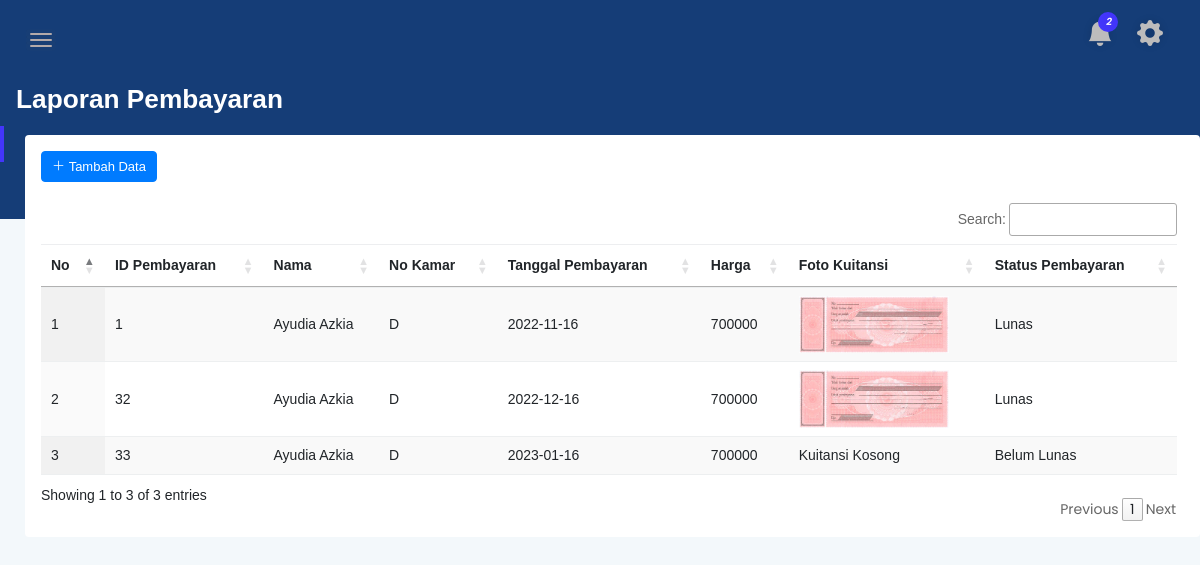
Page /admin/report.php (signed in) on the earlier database version.
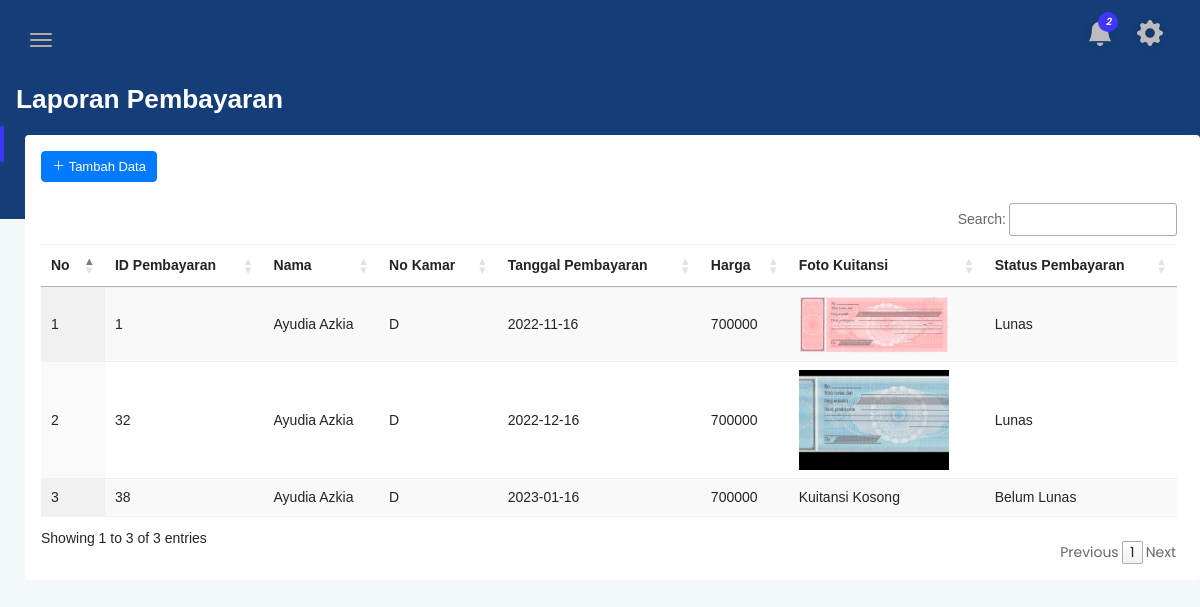
Same page on the later database version.
### tables this page shows
CREATE TABLE `pembayaran` (
  `id_pembayaran` int(255) UNSIGNED NOT NULL,
  `id_user` int(255) UNSIGNED DEFAULT NULL,
  `kamar` char(255) NOT NULL,
  `tgl_pembayaran` date NOT NULL,
  `harga_kamar` varchar(255) NOT NULL,
  `foto_kuitansi` varchar(255) NOT NULL,
  `status_pembayaran` enum('Lunas','Belum Lunas') NOT NULL DEFAULT 'Belum Lunas'
);

CREATE TABLE `akun` (
  `id_user` int(255) UNSIGNED NOT NULL,
  `firstname` varchar(255) NOT NULL,
  `lastname` varchar(255) NOT NULL,
  `username` varchar(255) NOT NULL,
  `pass` varchar(255) NOT NULL,
  `no_hp` varchar(255) NOT NULL,
  `alamat` varchar(255) NOT NULL,
  `tgl_masuk` date DEFAULT NULL,
  `foto_profile` varchar(255) NOT NULL,
  `asal_kampus` varchar(255) NOT NULL,
  `hak_akses` char(1) NOT NULL DEFAULT '1',
  `no_kamar` char(255) NOT NULL DEFAULT 'Kosong',
  `status` enum('Aktif','Tidak Aktif','Super Admin','Admin') NOT NULL DEFAULT 'Tidak Aktif'
);

### admin/method/pembayaran/ViewDataPembayaran.php (the view, shortened to what this page needs)
<?php
include 'database/config.php';
$sql = "SELECT * FROM `pembayaran` JOIN akun ON pembayaran.id_user = akun.id_user JOIN kamar ON akun.no_kamar = kamar.no_kamar;";
$count = 1;
$hasil = mysqli_query($conn, $sql);
while ($data = mysqli_fetch_array($hasil, MYSQLI_ASSOC)) {
?>
    <tr>
        <td>
            <?php echo $count++; ?>
        </td>
        <td>
            <?php echo $data['id_pembayaran']; ?>
        </td>
        <td>
            <?php echo $data['firstname'], " ", $data['lastname']; ?>
        </td>
        <td>
            <?php echo $data['kamar']; ?>
        </td>
        <td>
            <?php echo $data['tgl_pembayaran']; ?>
        </td>
        <td>
            <?php echo $data['harga_kamar']; ?>
        </td>
        <td align="">
            <?php
            if (empty($data['foto_kuitansi'])) {
                echo 'Kuitansi Kosong';
            } else {
            ?>
                <a href="#" data-toggle="modal" data-target="#showgambar<?php echo $data['id_pembayaran']; ?>">
                    <img src="../file/kuitansi/<?php echo $data['foto_kuitansi']; ?>" alt="..." width="150px">
                </a>
            <?php
            }
            ?>
        </td>
        <td>
            <?php echo $data['status_pembayaran']; ?>
        </td>
    </tr>
<?php
}
?>

### admin/report.php (shortened to what this page needs)
<!doctype html>
<html class="no-js" lang="en">
<head>
    <link href="https://cdn.jsdelivr.net/npm/bootstrap@5.2.3/dist/css/bootstrap.min.css" rel="stylesheet">
    <link rel="stylesheet" href="https://cdn.jsdelivr.net/npm/bootstrap-icons@1.10.2/font/bootstrap-icons.css">
    <link rel="stylesheet" href="css/bootstrap.min.css">
    <link rel="stylesheet" href="css/font-awesome.min.css">
    <link rel="stylesheet" href="css/themify-icons.css">
    <link rel="stylesheet" href="css/metisMenu.css">
    <link rel="stylesheet" href="css/owl.carousel.min.css">
    <link rel="stylesheet" href="css/slicknav.min.css">
    <link rel="stylesheet" href="https://cdn.datatables.net/1.13.1/css/jquery.dataTables.min.css">
    <link rel="stylesheet" href="https://www.amcharts.com/lib/3/plugins/export/export.css" type="text/css" media="all" />
    <link rel="stylesheet" href="css/typography.css">
    <link rel="stylesheet" href="css/default-css.css">
    <link rel="stylesheet" href="css/styles.css">
    <link rel="stylesheet" href="css/responsive.css">
    <link rel="stylesheet" href="css/calendar.css">
    <link rel="stylesheet" href="https://cdn.datatables.net/buttons/2.3.2/css/buttons.dataTables.min.css">
</head>
<body>
    <div class="page-container">
        <div class="main-content" style="min-height: 700px;">
            <div class="header-area">
                <div class="row align-items-center">
                    <div class="col-md-6 col-sm-8 clearfix">
                        <div class="nav-btn pull-left">
                            <span></span>
                            <span></span>
                            <span></span>
                        </div>
                    </div>
                    <div class="col-md-6 col-sm-4 clearfix">
                        <ul class="notification-area pull-right">
                            <li class="dropdown">
                                <i class="bi-bell-fill dropdown-toggle" data-toggle="dropdown">
                                    <span>2</span>
                                </i>
                            </li>
                            <li class="dropdown">
                                <i class="bi-gear-fill dropdown-toogle" data-toggle="dropdown"></i>
                            </li>
                        </ul>
                    </div>
                </div>
            </div>
            <div class="page-title-area">
                <div class="row lign-items-center">
                    <div class="col-sm-6">
                        <div class="head-welcome-1">
                            <h1 class="head-title">Laporan Pembayaran</h1>
                        </div>
                    </div>
                </div>
                <div class="main-content-inner">
                    <div class="col-tb-1">
                        <div class="card-table">
                            <div class="card-body">
                                <?php
                                include('method/pembayaran/HapusDataPembayaran.php');
                                ?>
                                <div class="row">
                                    <div class="col-lg-12">
                                        <div class="table-responsive">
                                            <button type="button" class="btn btn-primary btn-xs" data-bs-toggle="modal" data-bs-target="#tmb_data_pembayaran">
                                                <i class="bi-plus-lg">
                                                </i>Tambah Data</button>
                                            <br><br>
                                            <table id="example" class="display" style="width: 100%;">
                                                <thead>
                                                    <tr>
                                                        <th>No</th>
                                                        <th>ID Pembayaran</th>
                                                        <th>Nama</th>
                                                        <th>No Kamar</th>
                                                        <th>Tanggal Pembayaran</th>
                                                        <th>Harga</th>
                                                        <th>Foto Kuitansi</th>
                                                        <th>Status Pembayaran</th>
                                                    </tr>
                                                </thead>
                                                <tbody>
                                                    <?php
                                                    include('method/pembayaran/ViewDataPembayaran.php');
                                                    ?>
                                                </tbody>
                                            </table>
                                        </div>
                                    </div>
                                </div>
                            </div>
                        </div>
                    </div>
                </div>
            </div>
        </div>
    </div>
</body>
</html>

### admin/css/typography.css (style rules this page uses)
body { font-size: 14px; font-family: 'Lato', sans-serif; }
h1, h2, h3, h4, h5, h6 { margin: 0; font-family: 'Poppins', sans-serif; }
a, a:visited { text-decoration: none; transition: all 0.3s ease-in-out; -webkit-transition: all 0.3s ease-in-out; -moz-transition: all 0.3s ease-in-out; -o-transition: all 0.3s ease-in-out; outline: 0; font-family: 'Poppins', sans-serif; }
ul, ol { margin-bottom: 0px; margin-top: 0px; padding: 0; }
ul { margin: 0; list-style-type: none; }
button { cursor: pointer; outline: none!important; letter-spacing: 0; }

### admin/css/default-css.css (style rules this page uses)
* { margin: 0; padding: 0; box-sizing: border-box; }
*, *:before, *:after { -moz-box-sizing: border-box; -webkit-box-sizing: border-box; box-sizing: border-box; }
html { -webkit-font-smoothing: antialiased; }
body { background: #fff; font-weight: normal; -webkit-font-smoothing: antialiased; -webkit-text-size-adjust: 100%; }
img { max-width: 100%; height: auto; }
:root { --primary-color: #4336FB; }

### admin/css/responsive.css (style rules this page uses)
@media (min-width: 1200px) and (max-width: 1364px) { .nav-btn { position: fixed; z-index: 99; left: 363px; background: #303641; padding: 14px; top: 0; margin: 0; } }
@media (min-width: 1200px) and (max-width: 1364px) { .nav-btn span { background: #fffbfb; } }
@media (min-width: 1200px) and (max-width: 1364px) { .sbar_collapsed .nav-btn { position: initial; background: none; padding: 0; margin: 10px 30px 0 0; } }
@media (min-width: 1200px) and (max-width: 1364px) { .sbar_collapsed .nav-btn span { background: #b3aaaa; } }
@media (min-width: 1200px) and (max-width: 1364px) { .main-content-inner { padding: 0 10px 50px; width: 100%; } }
@media (min-width: 1200px) and (max-width: 1364px) { .page-container, .sbar_collapsed.page-container { padding-left: 0; } }

### admin/css/calendar.css (style rules this page uses)
body { height: 100%; width: 100%; margin: 0; background: #005C97; background: -webkit-linear-gradient(left, #363795, #005C97); background: -moz-linear-gradient(left, #363795, #005C97); background: -o-linear-gradient(left, #363795, #005C97); background: linear-gradient(to right, #363795, #005C97); font-family: Helvetica; }

Differences in the rows shown:
removed pembayaran: id_pembayaran "33", id_user.firstname "Ayudia", id_user.lastname "Azkia", kamar "D", tgl_pembayaran "2023-01-16", harga_kamar "700000", foto_kuitansi "Kuitansi Kosong", status_pembayaran "Belum Lunas"
changed pembayaran id 32: foto_kuitansi: a different picture
added pembayaran: id_pembayaran "38", id_user.firstname "Ayudia", id_user.lastname "Azkia", kamar "D", tgl_pembayaran "2023-01-16", harga_kamar "700000", foto_kuitansi "Kuitansi Kosong", status_pembayaran "Belum Lunas"
